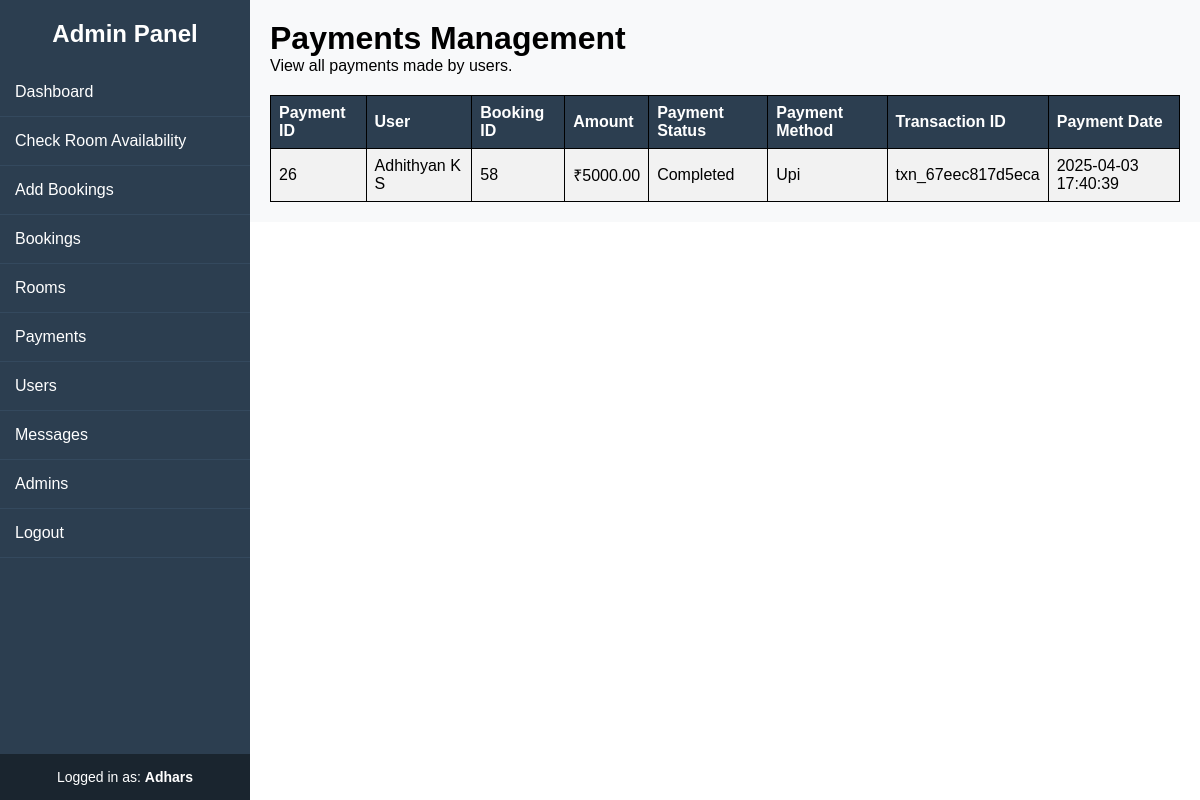
The app's page /admin/payments.php (signed in) with its own data.
### tables this page shows
CREATE TABLE `payments` (
  `payment_id` int(11) NOT NULL,
  `user_id` int(11) NOT NULL,
  `booking_id` int(11) NOT NULL,
  `amount` decimal(10,2) NOT NULL,
  `payment_status` enum('pending','completed') DEFAULT 'pending',
  `payment_method` enum('credit_card','paypal','upi','cash') NOT NULL,
  `transaction_id` varchar(50) DEFAULT NULL,
  `created_at` timestamp NOT NULL DEFAULT current_timestamp()
);

CREATE TABLE `users` (
  `user_id` int(11) NOT NULL,
  `name` varchar(50) NOT NULL,
  `email` varchar(50) DEFAULT NULL,
  `password` varchar(25) NOT NULL,
  `phone` varchar(10) NOT NULL,
  `created_at` timestamp NOT NULL DEFAULT current_timestamp() ON UPDATE current_timestamp()
);

### admin/payments.php (the view, shortened to what this page needs)
<?php include '../includes/config.php'; ?>
<!DOCTYPE html>
<html lang="en">
<head>
    <link rel="stylesheet" href="../css/sidebar.css">
    <link rel="stylesheet" href="../css/table.css">
</head>
<body>
    <?php include 'inc/sidebar.php'; ?>
    <div class="content">
        <h1>Payments Management</h1>
        <p>View all payments made by users.</p>
        <?php
        $query = "SELECT p.*, u.name AS user_name, b.check_in_date, b.check_out_date
                  FROM payments p
                  JOIN users u ON p.user_id = u.user_id
                  JOIN bookings b ON p.booking_id = b.booking_id";
        $result = $conn->query($query);
        echo "<table>
                <tr>
                    <th>Payment ID</th>
                    <th>User</th>
                    <th>Booking ID</th>
                    <th>Amount</th>
                    <th>Payment Status</th>
                    <th>Payment Method</th>
                    <th>Transaction ID</th>
                    <th>Payment Date</th>
                </tr>";
        while ($row = mysqli_fetch_assoc($result)) {
            echo "<tr>
                    <td>" . $row['payment_id'] . "</td>
                    <td>" . $row['user_name'] . "</td>
                    <td>" . $row['booking_id'] . "</td>
                    <td>₹" . $row['amount'] . "</td>
                    <td>" . ucfirst($row['payment_status']) . "</td>
                    <td>" . ucfirst($row['payment_method']) . "</td>
                    <td>" . ($row['transaction_id'] ? $row['transaction_id'] : 'N/A') . "</td>
                    <td>" . $row['created_at'] . "</td>
                </tr>";
        }
        echo "</table>";
        ?>
    </div>
</body>
</html>

### css/sidebar.css (style rules this page uses)
* { margin: 0; padding: 0; box-sizing: border-box; font-family: Arial, sans-serif; }
body { display: flex; }
.content { margin-left: 250px; padding: 20px; width: 100%; }

### css/table.css (style rules this page uses)
table { width: 100%; border-collapse: collapse; margin-top: 20px; }
table, th, td { border: 1px solid black; padding: 8px; text-align: left; }
th { background-color: #2c3e50; color: white; }
tr:nth-child(even) { background-color: #f2f2f2; }
.content { padding: 20px; background: #f8f9fa; }

### records on screen
payments: payment_id "26", user.name "Adhithyan K S", booking "58", amount "5000.00", payment_status "Completed", payment_method "Upi", transaction "txn_67eec817d5eca", created_at "2025-04-03 17:40:39"

### other values on screen
$_SESSION['admin_name'] "Adhars"
